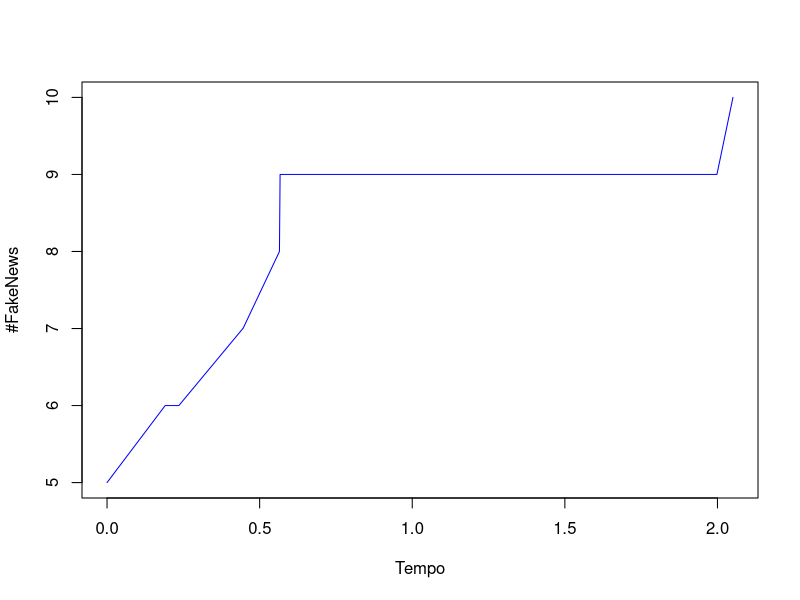

Write the R code that produced this figure.

#Cria timeLine com os valores "F" = 1,"G" = 0, podemos modificar do jeito que quisermos
#GoodNews = 0
#FakeNews = 1

#set.seed(10)

#qual valor vai ser inicializado no top das timeLines
top <- 1 #Vai começar com FakeNews no top da timeline
#qual valor vai ser inicializado no botton das timeLines
botton <- 0 #Vai começar com GoodNews no booton da timeline
#Numero posts na timeline
K <- 2 #Minha timeline tem 2 posts só
#Numero de usuarios
N <- 5 #5 usuários
#lambidas
lambda0 <- 0 
lambda1 <- 0 

#nome das colunas do evento, uso para calcular tambem o tamanho da matriz. Esse objeto é apenas um vetor com os nomes das colunas para poder reaproveitar na hora de criar as matrizes
#evento vai ter: [TlSource, TlDestination, Type, TotalFN, Time] #Tempo precisa ser sempre o ultimo elemento da lista para nao dar problema na function calculaProxEvento
#TlSource = Quem está enviando o post
#TlSource = Quem está recebendo o post
#Type = Se é FakeNews(1) ou GoodNews(0)
#TotalFN = Total de fakeNews no instante Time
#Time = tempo que chegou o próximo post na timeline, aqui o tempo não é o total, é relativo, ou seja, é o espaço de tempo entre o ultimo post e a hora desse post
colname <- c("TlSource", "TlDestination", "Type", "TotalFN", "TotalTime", "RelativeTime")

#Timeline é criada da seguinte forma: [top, 0, 0, ..., 0, 0, booton] para cada linha, ou seja, se top = 1 e botton = 1, teremos todas as linhas como [1,0,...,0,1], timeline começa com fakenews e termina com fakenews
timeLine <- matrix(rep(c(top, rep(0,K-2), botton),N), nrow = N, byrow = T)
colnames(timeLine) <- c("Top", rep("middle", K-2), "Botton")

#crio minha matriz de eventos
eventos <- matrix(rep(0,length(colname)), ncol = length(colname))
eventos[4] <- Reduce(`+`, (colSums(timeLine)))
colnames(eventos) <- colname

#cria matriz para receber o proximo evento
prox_evento <- matrix(rep(0, length(colname)), nrow = 1, ncol = length(colname))
colnames(prox_evento) <- colname


#calcula o proximo evento
calculaProxEvento <- function(tl, colname, n, k) {
	#inicializo uma matriz para inserir os eventos que vão ser gerados para poder pegar o proximo evento, sendo que esse evento é o com menor tempo (por falta de memoria podemos fazer assim)
	prox <- matrix(rep(0,), ncol = length(colname), nrow = n)
	colnames(prox) <- colname
	
	#Faço um for para calcular o próximo evento de cada usuário
	for(i in 1:n){
		vizinho <- sample(1:(n-1), 1) #numero aleatorio entre 1 e K-1, daqui fazemos a conta para saber qual o vizinho que vai receber o post. A distribuição é uniforme.
		if(vizinho == i) {vizinho <- n} #A probabilidade é 1/N-1, porque ele nao tem auto referencia, entao se cair nele, vai ser o N-esimo elemento. #Um pouco de gambiarra, mas funciona
		#popula meus dados
		prox[i,1] <- i #TlSource
		prox[i,2] <- vizinho #TlDestination
		
		if(rowSums(tl)[i] == k){#todos os posts do propagador sao FakeNews, entao ele propaga FN
		  prox[i,3] <- 1
		} else if(rowSums(tl)[i] == 0){#todos os posts do propagador sao GoodNews, entao ele propaga GN
		  prox[i,3] <- 0
		} else {
		  prox[i,3] <- sample(0:1,1) #Type # 0 = GN, 1 = FN #aqui ta prob 1/2, tem que alterar depois, esta assim por questão de testes
		}
		##prox[i,3] <- if(sample(0:4,1) > 3) {0} else {1} #Aqui, por questão de testes tmb, coloquei uma prob de 3/5 para receber GoodNews e 2/5 para FakeNews.
		#prox[i,4] <- 0 #Total_FakeNews, vai ser calculado depois, coloco 0 para não ficar vazio
		prox[i,6] <- rexp(1) #Time #tempo exponencial usando função do próprio R.
		
	}
	
	#orderna evento pela coluna "Time" em ordem crescente e adiciona esse evento no proximo evento.
	#Esse é o primeiro evento que vai acontecer pois é o com menor tempo.
	prox[order(prox[,ncol(prox)]),][1,]
}

calculaGoodNewsExogena <- function(n){
	prox <- matrix(rep(0,), ncol = length(colname), nrow = n)
	colnames(prox) <- colname
	prox[i,1] <- 0 #TlSource #0 para chegadas exogenas
	prox[i,2] <- sample(1:(n), 1) #TlDestination
}


#################################
roda_sim <- function() {
	#Reduce(`+`, (colSums(timeLine) # Essa conta serve para calcular quantas FakeNews tem, no total, nas timelines
	maxLoop <- 1000
	l<-0
	#Meu loop roda 1000 vezes se minha timeLine não estiver totalmente com GoodNews ou totalmente com FakeNews, caso tenham todas as timeLines com FakeNews ou GoodNews, ele para
	while( (l <= maxLoop) & (Reduce(`+`, (colSums(timeLine))) != 0) &  (Reduce(`+`, (colSums(timeLine))) != K*N) ){
		#uso a function para calcular o proximo evento
		prox_evento <- calculaProxEvento(timeLine, colname, N, K)

		#faço a rotação da timeLine, ou seja, o top recebe o próximo post que pode ser FN ou GN e os outros posts da timeline "descem".
		for(i in K:2){
			timeLine[prox_evento[2], i] <- timeLine[prox_evento[2], i-1] #top vai pra botton
		}
		timeLine[prox_evento[2], 1] <- prox_evento[3] #evento entra no top da timeline
		
		######################################################################
		## RDN Case, mas validar probabilidade se eh linearmente distribuido ##
		######################################################################
		#para RDN podemos escolher aleatoriamente onde a mensagem vai entrar, entao basicamente vamos soh substituir um post aleatoriamente
		#timeLine[prox_evento[2], sample(1:K,1)] <- prox_evento[3] #top vai pra botton
		
		#calcula quantas FakeNews tem no total e adiciono na coluna correta
		prox_evento[4] <- Reduce(`+`, (colSums(timeLine)))
		#adiciona tempo total ate o momento
		prox_evento[5] <- colSums(eventos)[6]+prox_evento[6]
		
		
		#rbind serve para adicionar uma row na matriz, ou seja, estou adicionando o prox_evento na minha matriz de eventos
		eventos <- rbind(eventos, prox_evento)
		
		l <- l+1

	}
	
	return(eventos)
	#minha timeLine após o loop
	#timeLine
	#quantos eventos foram gerados
	#nrow(eventos)
	#plota a quantodade de FakeNews por evento
	#plot(eventos[,4], )
}

#inicializa um vetor vazio para inserir todos os tempos de simulação, para tirarmos a média
sim_time <- c()
#inicializa um vetor vazio para inserir todos os estados finais da simulação, para saber qual porcentagem de FakeNews e GoodNews do total das simulações
sim_TL <- c()

#numSim é o número de simulações que iremos realizar
numSim <- 100
#realiza as simulações e insere na lista sim_events
sim_events <- replicate(numSim,roda_sim())

#insere os dados de tempo de cada simulação
for(i in 1:numSim) {
	sim_time <- c(sim_time,(sim_events[[i]][nrow(sim_events[[i]]),5]))
}
#insere o estado final da time line (10 é tudo fakeNews e 0 é tudo goodNews)
for(i in 1:numSim) {
	sim_TL <- c(sim_TL,(sim_events[[i]][nrow(sim_events[[i]]),4]))
}
#média de tempo
mean(sim_time)

#Porcentagem de vezes que teve FakeNews
sumFN <- sum(sim_TL == 10)
sumGN <- sum(sim_TL == 0)
sumFN/length(sim_TL)

#plot do primeiro evento (tempo X #FakeNews)

plot(sim_events[[1]][,5], sim_events[[1]][,4], type="l", xlab = "Tempo", ylab = "#FakeNews", col="blue")

#sim_events[[1]][1,]
#site para ajudar a configurar o plot do grafico
#https://www.datamentor.io/r-programming/plot-function/
#plot(sim_events[,5], sim_events[,4], type="l", xlab = "Tempo", ylab = "#FakeNews", col="blue")
